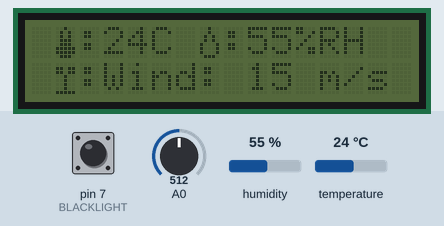
The sketch below on a simulated Arduino Uno, built with avr-gcc and run on an emulated ATmega328P. On the bench: 16×2 character LCD. The inputs (shaded band) are chosen by the test bench; at power-on: pin 7 (BLACKLIGHT) HIGH, humidity 55 %, A0 = 512, temperature 24 °C. The local clock reads 2024-03-15 10:24:30 at power-on unless the sketch sets it; storage starts empty; what the sketch prints to the serial monitor is not drawn.

Above: at 4.3 s.
4.4 s: pin 7 (BLACKLIGHT) pulled LOW for 0.15 s
At 5.2 s:
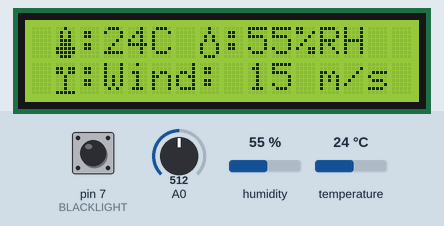
6.0 s: humidity set to 22 %
At 8.0 s:
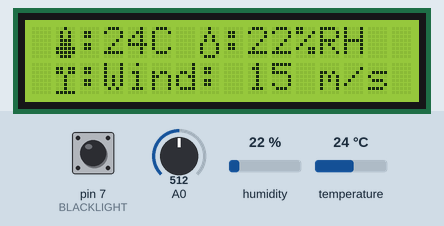
8.7 s: A0 set to 716
At 10.3 s:
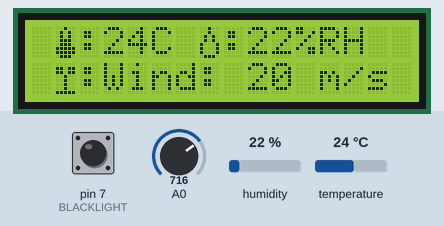
11.2 s: temperature set to 12 °C
At 12.5 s:
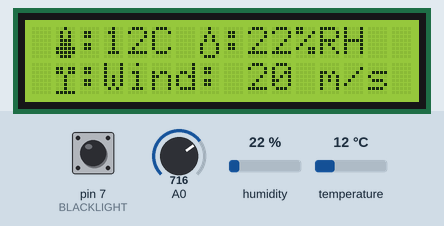
12.8 s: A0 set to 900
At 13.7 s:
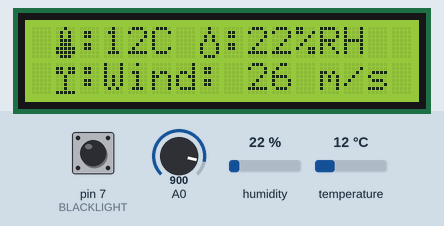
14.4 s: humidity set to 40 %
At 16.1 s:
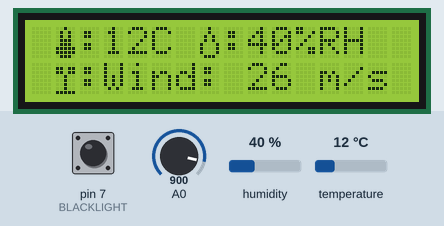
Timing chart, 0 to 17.6 s (numbered marks = the images above; inputs shaded):
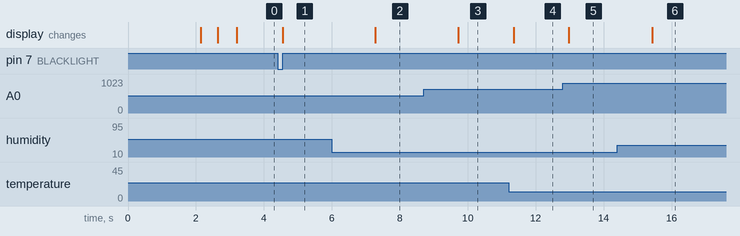

The sketch:

ARD-WeatherStation.ino
```cpp
/*
   Weather Station by IVEN1

   Button LCD black light : digital pin 7

   The LCD1602_I2C circuit :
   VCC  -  +5 V
   GND  -  Ground
   SDA  -  A4
   SCL  -  A5

   SD card SPI bus :
   MOSI - pin 11
   MISO - pin 12
   CLK - pin 13
   CS - pin 4 or 10

   RTC DS1307 :
   VCC  -  +5 V
   GND  -  Ground
   SDA  -  pin A4
   SCL  -  pin A5
*/

#include <SPI.h>
#include <SD.h>
#include <Wire.h>
#include <LiquidCrystal_I2C.h>
#include "DHT.h"
#include "RTClib.h"

LiquidCrystal_I2C lcd(0x3f, 16, 2);

#define CS          4
#define MOSI        11
#define MISO        12
#define CLK         13
#define wind        A0
#define BLACKLIGHT  7
#define DHTPIN      2
#define DHTTYPE DHT22
#define OUTPUT_FILE  "Datalog.csv"

DHT dht(DHTPIN, DHTTYPE);
RTC_DS1307 rtc;
File wsFile;

unsigned long previous = 0;
unsigned long previousMillis = 0;
int windspeed = 0;
int count = 30, state = 0;

byte thermo[8] = {
  B00100,
  B01010,
  B01010,
  B01110,
  B01110,
  B11111,
  B11111,
  B01110
};

byte water[8] = {
  B00100,
  B00100,
  B01010,
  B01010,
  B10001,
  B10001,
  B10001,
  B01110,
};

byte Cloud[8] = {
  B00000,
  B11011,
  B11011,
  B00100,
  B00100,
  B00100,
  B00100,
  B11111
};

void first_save() {
  wsFile = SD.open(OUTPUT_FILE, FILE_WRITE);
  if (wsFile) {
    wsFile.println("Weather Station by IVEN1");
    wsFile.print("Date");
    wsFile.print(",");
    wsFile.print("Time");
    wsFile.print(",");
    wsFile.print("Temperature");
    wsFile.print(",");
    wsFile.print("Humidity");
    wsFile.print(",");
    wsFile.println("Wind Speed");
    wsFile.close();
  }
}

void datalog() {
  DateTime now = rtc.now();
  wsFile = SD.open(OUTPUT_FILE, FILE_WRITE);
  if (wsFile) {
    wsFile.print(now.day());
    wsFile.print("/");
    wsFile.print(now.month());
    wsFile.print("/");
    wsFile.print(now.year());
    wsFile.print(",");
    wsFile.print(now.hour());
    wsFile.print(":");
    wsFile.print(now.minute());
    wsFile.print(":");
    wsFile.print(now.second());
    wsFile.print(",");
    wsFile.print(dht.readTemperature());
    wsFile.print(",");
    wsFile.print(dht.readHumidity());
    wsFile.print(",");
    wsFile.println(windspeed);
    wsFile.close();
  }
}


void setup() {
  Serial.begin(9600);
  Serial.println("Initial");
  pinMode(BLACKLIGHT, INPUT_PULLUP);

  SD.begin(CS);
  dht.begin();

  rtc.begin();
  //  rtc.adjust(DateTime(F(__DATE__), F(__TIME__)));

  lcd.begin();
  lcd.createChar(1, thermo);
  lcd.createChar(2, water);
  lcd.createChar(3, Cloud);

  lcd.home();
  lcd.print(" Weather Station");
  lcd.setCursor(0, 1);
  lcd.print("     IVEN1      ");
  lcd.backlight();
  delay(2000);
  lcd.noBacklight();
  delay(500);
  lcd.backlight();
  delay(500);
  lcd.noBacklight();

  first_save();
  Serial.println("done...");
}

void loop() {
  unsigned long currentMillis = millis();
  if (currentMillis - previousMillis >= 1000) {
    int sensorValue = analogRead(A0);
    float outvoltage = sensorValue * (5.0 / 1023.0);
    windspeed = 6 * outvoltage;
    previousMillis = currentMillis;
  }

  if (digitalRead(BLACKLIGHT) == 0) {
    lcd.backlight();
    state = 1;
  }

  if (state == 1) {
    unsigned long current = millis();
    if (current - previous >= 30000) {
      lcd.noBacklight();
      previous = current;
      state = 0;
    }
  }

  DateTime now = rtc.now();

  int t = dht.readTemperature();
  int h = dht.readHumidity();

  if (count == 60) count = 59;
  if (count > 60) count = count - 59;

  if (now.minute() == count) {
    lcd.clear();
    lcd.setCursor(0, 0);
    lcd.print(" Saving...      ");
    datalog();
    delay(2000);
    count += 30;
  }

  lcd.setCursor(0, 0);
  lcd.print(" ");
  lcd.write(1);
  lcd.print(":");
  lcd.print(t);
  lcd.print("C ");
  lcd.write(2);
  lcd.print(":");
  lcd.print(h);
  lcd.print("%RH   ");
  lcd.setCursor(0, 1);
  lcd.print(" ");
  lcd.write(3);
  lcd.print(":Wind: ");
  lcd.print(windspeed);
  lcd.print(" m/s   ");
  delay(100);

  //  Serial.print("wind: ");
  //  Serial.print(windspeed);
  //  Serial.print(" ");
  //  Serial.print("Humidity: ");
  //  Serial.print(h);
  //  Serial.print(" %\t");
  //  Serial.print("Temperature: ");
  //  Serial.print(t);
  //  Serial.println(" *C ");
  //  Serial.print(now.year(), DEC);
  //  Serial.print('/');
  //  Serial.print(now.month(), DEC);
  //  Serial.print('/');
  //  Serial.print(now.day(), DEC);
  //  Serial.print(" ");
  //  Serial.print(now.hour(), DEC);
  //  Serial.print(':');
  //  Serial.print(now.minute(), DEC);
  //  Serial.print(':');
  //  Serial.print(now.second(), DEC);
  //  Serial.println();
}
```

Measured:
- after the input at 4.4 s, the display: changes after 0.15 s (image 1)
- after the input at 6.0 s, the display: changes after 1.3 s (image 2)
- after the input at 8.7 s, the display: changes after 1.0 s (image 3)
- after the input at 11.2 s, the display: changes after 0.15 s (image 4)
- after the input at 12.8 s, the display: changes after 0.18 s (image 5)
- after the input at 14.4 s, the display: changes after 1.0 s (image 6)
